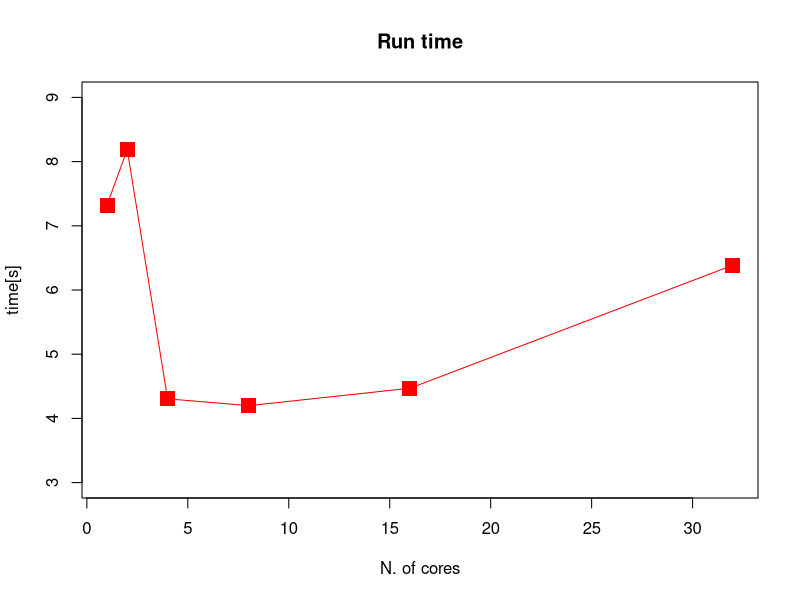

This figure's R source:

jadra <- c(1,2,4,8,16,32)
casy <- c(3.343,8.574,15.792,18.958,35.765, 67.835)
casyr <- c(7.322,8.188,4.305,4.198, 4.470,6.387)
plot(y=casyr,x=jadra,pch=15,col="red",cex=2,main="Run time",
     ylim=c(3,9),ylab="time[s]",xlab="N. of cores")
lines(jadra,casyr,col="red")
